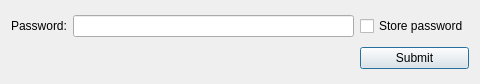
<?xml version="1.0" encoding="UTF-8"?>
<ui version="4.0">
 <class>Password</class>
 <widget class="QDialog" name="Password">
  <property name="geometry">
   <rect>
    <x>0</x>
    <y>0</y>
    <width>480</width>
    <height>84</height>
   </rect>
  </property>
  <property name="windowTitle">
   <string>Password Required</string>
  </property>
  <property name="locale">
   <locale language="English" country="UnitedStates"/>
  </property>
  <layout class="QGridLayout" name="gridLayout">
   <item row="0" column="0">
    <widget class="QLabel" name="labelPassword">
     <property name="text">
      <string>Password:</string>
     </property>
    </widget>
   </item>
   <item row="0" column="1">
    <widget class="QLineEdit" name="editPassword">
     <property name="inputMethodHints">
      <set>Qt::ImhHiddenText|Qt::ImhNoAutoUppercase|Qt::ImhNoPredictiveText|Qt::ImhSensitiveData</set>
     </property>
     <property name="text">
      <string/>
     </property>
     <property name="echoMode">
      <enum>QLineEdit::Password</enum>
     </property>
     <property name="placeholderText">
      <string/>
     </property>
    </widget>
   </item>
   <item row="0" column="2">
    <widget class="QCheckBox" name="checkPassword">
     <property name="text">
      <string>Store password</string>
     </property>
     <property name="checked">
      <bool>false</bool>
     </property>
    </widget>
   </item>
   <item row="1" column="2">
    <widget class="QPushButton" name="buttonSend">
     <property name="text">
      <string>Submit</string>
     </property>
     <property name="default">
      <bool>true</bool>
     </property>
    </widget>
   </item>
  </layout>
 </widget>
 <tabstops>
  <tabstop>editPassword</tabstop>
  <tabstop>checkPassword</tabstop>
  <tabstop>buttonSend</tabstop>
 </tabstops>
 <resources/>
 <connections/>
</ui>
